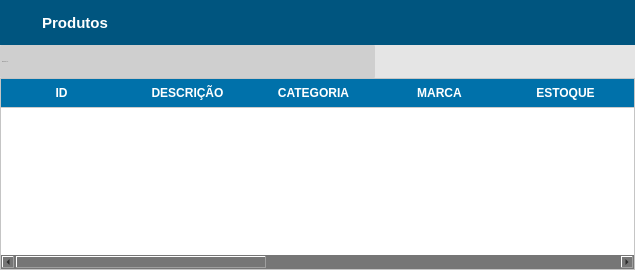
            <widget class="QWidget" name="produtos">
             <layout class="QGridLayout" name="gridLayout_4">
              <property name="leftMargin">
               <number>0</number>
              </property>
              <property name="topMargin">
               <number>0</number>
              </property>
              <property name="rightMargin">
               <number>0</number>
              </property>
              <property name="bottomMargin">
               <number>0</number>
              </property>
              <property name="spacing">
               <number>0</number>
              </property>
              <item row="0" column="0">
               <widget class="QFrame" name="frame_6">
                <property name="styleSheet">
                 <string notr="true">background-color: rgb(118, 118, 118);</string>
                </property>
                <property name="frameShape">
                 <enum>QFrame::NoFrame</enum>
                </property>
                <property name="frameShadow">
                 <enum>QFrame::Raised</enum>
                </property>
                <layout class="QGridLayout" name="gridLayout_6">
                 <property name="leftMargin">
                  <number>0</number>
                 </property>
                 <property name="topMargin">
                  <number>0</number>
                 </property>
                 <property name="rightMargin">
                  <number>0</number>
                 </property>
                 <property name="bottomMargin">
                  <number>0</number>
                 </property>
                 <property name="spacing">
                  <number>0</number>
                 </property>
                 <item row="0" column="0">
                  <widget class="QFrame" name="frame_13">
                   <property name="styleSheet">
                    <string notr="true">background-color: rgb(118, 118, 118);</string>
                   </property>
                   <property name="frameShape">
                    <enum>QFrame::NoFrame</enum>
                   </property>
                   <property name="frameShadow">
                    <enum>QFrame::Raised</enum>
                   </property>
                   <layout class="QVBoxLayout" name="verticalLayout_4">
                    <property name="spacing">
                     <number>0</number>
                    </property>
                    <property name="leftMargin">
                     <number>0</number>
                    </property>
                    <property name="topMargin">
                     <number>0</number>
                    </property>
                    <property name="rightMargin">
                     <number>0</number>
                    </property>
                    <property name="bottomMargin">
                     <number>0</number>
                    </property>
                    <item>
                     <widget class="QFrame" name="frame_14">
                      <property name="maximumSize">
                       <size>
                        <width>16777215</width>
                        <height>45</height>
                       </size>
                      </property>
                      <property name="styleSheet">
                       <string notr="true">background-color: rgb(0, 85, 127);</string>
                      </property>
                      <property name="frameShape">
                       <enum>QFrame::NoFrame</enum>
                      </property>
                      <property name="frameShadow">
                       <enum>QFrame::Raised</enum>
                      </property>
                      <layout class="QHBoxLayout" name="horizontalLayout_8">
                       <property name="spacing">
                        <number>0</number>
                       </property>
                       <property name="leftMargin">
                        <number>0</number>
                       </property>
                       <property name="topMargin">
                        <number>0</number>
                       </property>
                       <property name="rightMargin">
                        <number>0</number>
                       </property>
                       <property name="bottomMargin">
                        <number>0</number>
                       </property>
                       <item>
                        <widget class="QPushButton" name="pushButton_19">
                         <property name="minimumSize">
                          <size>
                           <width>150</width>
                           <height>45</height>
                          </size>
                         </property>
                         <property name="styleSheet">
                          <string notr="true">QPushButton {
border: none;
color: rgb(255, 255, 255);
font-weight: bold;
font-size: 15px;


text-transform: uppercase
 }
QPushButton:hover{
border: none;
color: rgb(255, 255, 255);
font-weight: bold;
font-size: 16px;
text-decoration:underline;



}</string>
                         </property>
                         <property name="text">
                          <string>Produtos</string>
                         </property>
                         <property name="icon">
                          <iconset>
                           <normaloff>img/icone-produtos.png</normaloff>img/icone-produtos.png</iconset>
                         </property>
                         <property name="iconSize">
                          <size>
                           <width>30</width>
                           <height>30</height>
                          </size>
                         </property>
                        </widget>
                       </item>
                       <item>
                        <spacer name="horizontalSpacer_3">
                         <property name="orientation">
                          <enum>Qt::Horizontal</enum>
                         </property>
                         <property name="sizeHint" stdset="0">
                          <size>
                           <width>485</width>
                           <height>20</height>
                          </size>
                         </property>
                        </spacer>
                       </item>
                      </layout>
                     </widget>
                    </item>
                    <item>
                     <widget class="QFrame" name="frame_15">
                      <property name="maximumSize">
                       <size>
                        <width>16777215</width>
                        <height>33</height>
                       </size>
                      </property>
                      <property name="styleSheet">
                       <string notr="true">background-color: rgb(218, 218, 218);</string>
                      </property>
                      <property name="frameShape">
                       <enum>QFrame::NoFrame</enum>
                      </property>
                      <property name="frameShadow">
                       <enum>QFrame::Raised</enum>
                      </property>
                      <layout class="QGridLayout" name="gridLayout_7">
                       <property name="leftMargin">
                        <number>0</number>
                       </property>
                       <property name="topMargin">
                        <number>0</number>
                       </property>
                       <property name="rightMargin">
                        <number>0</number>
                       </property>
                       <property name="bottomMargin">
                        <number>0</number>
                       </property>
                       <property name="spacing">
                        <number>0</number>
                       </property>
                       <item row="0" column="0">
                        <widget class="QLineEdit" name="tx_BuscaProdutos">
                         <property name="sizePolicy">
                          <sizepolicy hsizetype="Preferred" vsizetype="Preferred">
                           <horstretch>0</horstretch>
                           <verstretch>0</verstretch>
                          </sizepolicy>
                         </property>
                         <property name="maximumSize">
                          <size>
                           <width>777777</width>
                           <height>16777215</height>
                          </size>
                         </property>
                         <property name="font">
                          <font>
                           <family>Arial</family>
                           <pointsize>-1</pointsize>
                           <weight>50</weight>
                           <italic>false</italic>
                           <bold>false</bold>
                          </font>
                         </property>
                         <property name="mouseTracking">
                          <bool>false</bool>
                         </property>
                         <property name="focusPolicy">
                          <enum>Qt::ClickFocus</enum>
                         </property>
                         <property name="styleSheet">
                          <string notr="true">QLineEdit{
background: #CFCFCF;
border-radius: 2px;
color: #000;
font: 13px &quot;Arial&quot; ;
text-transform: uppercase;
}
QLineEdit:Focus {
border: 1px solid blue;
}</string>
                         </property>
                         <property name="placeholderText">
                          <string>PESQUISAR...</string>
                         </property>
                        </widget>
                       </item>
                       <item row="0" column="2">
                        <widget class="QPushButton" name="Bt_Add_Produto">
                         <property name="sizePolicy">
                          <sizepolicy hsizetype="Preferred" vsizetype="Preferred">
                           <horstretch>0</horstretch>
                           <verstretch>0</verstretch>
                          </sizepolicy>
                         </property>
                         <property name="minimumSize">
                          <size>
                           <width>0</width>
                           <height>33</height>
                          </size>
                         </property>
                         <property name="maximumSize">
                          <size>
                           <width>50</width>
                           <height>16777215</height>
                          </size>
                         </property>
                         <property name="toolTip">
                          <string>Adicionar</string>
                         </property>
                         <property name="styleSheet">
                          <string notr="true">QPushButton {
background-color: rgb(229, 229, 229);
border:none;
 }
QPushButton:hover{
background-color: rgb(255, 255, 255);

}</string>
                         </property>
                         <property name="text">
                          <string/>
                         </property>
                         <property name="icon">
                          <iconset>
                           <normaloff>img/adicionar.png</normaloff>img/adicionar.png</iconset>
                         </property>
                         <property name="iconSize">
                          <size>
                           <width>30</width>
                           <height>25</height>
                          </size>
                         </property>
                        </widget>
                       </item>
                       <item row="0" column="6">
                        <widget class="QPushButton" name="Bt_Imprime_Produto">
                         <property name="sizePolicy">
                          <sizepolicy hsizetype="Preferred" vsizetype="Preferred">
                           <horstretch>0</horstretch>
                           <verstretch>0</verstretch>
                          </sizepolicy>
                         </property>
                         <property name="minimumSize">
                          <size>
                           <width>0</width>
                           <height>0</height>
                          </size>
                         </property>
                         <property name="maximumSize">
                          <size>
                           <width>60</width>
                           <height>33</height>
                          </size>
                         </property>
                         <property name="font">
                          <font>
                           <pointsize>6</pointsize>
                          </font>
                         </property>
                         <property name="toolTip">
                          <string>Imprimir</string>
                         </property>
                         <property name="styleSheet">
                          <string notr="true">QPushButton {
background-color: rgb(229, 229, 229);
border:none;
 }
QPushButton:hover{
background-color: rgb(255, 255, 255);

}</string>
                         </property>
                         <property name="text">
                          <string/>
                         </property>
                         <property name="icon">
                          <iconset>
                           <normaloff>img/impressora.png</normaloff>img/impressora.png</iconset>
                         </property>
                         <property name="iconSize">
                          <size>
                           <width>50</width>
                           <height>30</height>
                          </size>
                         </property>
                        </widget>
                       </item>
                       <item row="0" column="4">
                        <widget class="QPushButton" name="Bt_Edit_Produto">
                         <property name="sizePolicy">
                          <sizepolicy hsizetype="Preferred" vsizetype="Preferred">
                           <horstretch>0</horstretch>
                           <verstretch>0</verstretch>
                          </sizepolicy>
                         </property>
                         <property name="minimumSize">
                          <size>
                           <width>0</width>
                           <height>33</height>
                          </size>
                         </property>
                         <property name="maximumSize">
                          <size>
                           <width>50</width>
                           <height>16777215</height>
                          </size>
                         </property>
                         <property name="toolTip">
                          <string>Editar</string>
                         </property>
                         <property name="styleSheet">
                          <string notr="true">QPushButton {
background-color: rgb(229, 229, 229);
border:none;
 }
QPushButton:hover{
background-color: rgb(255, 255, 255);

}</string>
                         </property>
                         <property name="text">
                          <string/>
                         </property>
                         <property name="icon">
                          <iconset>
                           <normaloff>img/editar.png</normaloff>img/editar.png</iconset>
                         </property>
                         <property name="iconSize">
                          <size>
                           <width>30</width>
                           <height>25</height>
                          </size>
                         </property>
                        </widget>
                       </item>
                       <item row="0" column="5">
                        <widget class="QPushButton" name="Bt_Excluir_Produto">
                         <property name="sizePolicy">
                          <sizepolicy hsizetype="Preferred" vsizetype="Preferred">
                           <horstretch>0</horstretch>
                           <verstretch>0</verstretch>
                          </sizepolicy>
                         </property>
                         <property name="minimumSize">
                          <size>
                           <width>0</width>
                           <height>33</height>
                          </size>
                         </property>
                         <property name="maximumSize">
                          <size>
                           <width>50</width>
                           <height>16777215</height>
                          </size>
                         </property>
                         <property name="toolTip">
                          <string>Excluir</string>
                         </property>
                         <property name="styleSheet">
                          <string notr="true">QPushButton {
background-color: rgb(229, 229, 229);
border:none;
 }
QPushButton:hover{
background-color: rgb(255, 255, 255);

}</string>
                         </property>
                         <property name="text">
                          <string/>
                         </property>
                         <property name="icon">
                          <iconset>
                           <normaloff>img/remover.png</normaloff>img/remover.png</iconset>
                         </property>
                         <property name="iconSize">
                          <size>
                           <width>30</width>
                           <height>27</height>
                          </size>
                         </property>
                        </widget>
                       </item>
                       <item row="0" column="1">
                        <widget class="QPushButton" name="Bt_Pesquisar_Produto">
                         <property name="sizePolicy">
                          <sizepolicy hsizetype="Preferred" vsizetype="Preferred">
                           <horstretch>0</horstretch>
                           <verstretch>0</verstretch>
                          </sizepolicy>
                         </property>
                         <property name="minimumSize">
                          <size>
                           <width>0</width>
                           <height>33</height>
                          </size>
                         </property>
                         <property name="maximumSize">
                          <size>
                           <width>50</width>
                           <height>16777215</height>
                          </size>
                         </property>
                         <property name="toolTip">
                          <string>Pesquisar</string>
                         </property>
                         <property name="styleSheet">
                          <string notr="true">QPushButton {
background-color: rgb(229, 229, 229);
border:none;
 }
QPushButton:hover{
background-color: rgb(255, 255, 255);

}</string>
                         </property>
                         <property name="text">
                          <string/>
                         </property>
                         <property name="icon">
                          <iconset>
                           <normaloff>img/pesquisar.png</normaloff>img/pesquisar.png</iconset>
                         </property>
                         <property name="iconSize">
                          <size>
                           <width>30</width>
                           <height>30</height>
                          </size>
                         </property>
                        </widget>
                       </item>
                      </layout>
                     </widget>
                    </item>
                    <item>
                     <widget class="QFrame" name="frame_17">
                      <property name="frameShape">
                       <enum>QFrame::NoFrame</enum>
                      </property>
                      <property name="frameShadow">
                       <enum>QFrame::Raised</enum>
                      </property>
                      <layout class="QHBoxLayout" name="horizontalLayout_10">
                       <property name="spacing">
                        <number>0</number>
                       </property>
                       <property name="leftMargin">
                        <number>0</number>
                       </property>
                       <property name="topMargin">
                        <number>0</number>
                       </property>
                       <property name="rightMargin">
                        <number>0</number>
                       </property>
                       <property name="bottomMargin">
                        <number>0</number>
                       </property>
                       <item>
                        <widget class="QTableWidget" name="TableWidget_Produto">
                         <property name="styleSheet">
                          <string notr="true">QHeaderView:section{
background-color: rgb(0, 113, 170);
padding: 5px 5px 5px 0px ;
font-size: 12px;
font-family: &quot;Arial&quot;;
font-weight: bold;
color: rgb(255, 255, 255);
border:none;
border-bottom: 1px solid #CCC;
}
QTableView{
background-color: rgb(255, 255, 255);
font-size: 12px;
color: rgb(113, 113, 113);

}
</string>
                         </property>
                         <property name="frameShape">
                          <enum>QFrame::StyledPanel</enum>
                         </property>
                         <property name="alternatingRowColors">
                          <bool>false</bool>
                         </property>
                         <property name="showGrid">
                          <bool>true</bool>
                         </property>
                         <property name="sortingEnabled">
                          <bool>false</bool>
                         </property>
                         <attribute name="horizontalHeaderCascadingSectionResizes">
                          <bool>false</bool>
                         </attribute>
                         <attribute name="horizontalHeaderDefaultSectionSize">
                          <number>126</number>
                         </attribute>
                         <attribute name="verticalHeaderCascadingSectionResizes">
                          <bool>false</bool>
                         </attribute>
                         <column>
                          <property name="text">
                           <string>ID</string>
                          </property>
                         </column>
                         <column>
                          <property name="text">
                           <string>DESCRIÇÃO</string>
                          </property>
                         </column>
                         <column>
                          <property name="text">
                           <string>CATEGORIA</string>
                          </property>
                         </column>
                         <column>
                          <property name="text">
                           <string>MARCA</string>
                          </property>
                         </column>
                         <column>
                          <property name="text">
                           <string>ESTOQUE</string>
                          </property>
                         </column>
                         <column>
                          <property name="text">
                           <string>CÓDIGO</string>
                          </property>
                         </column>
                         <column>
                          <property name="text">
                           <string>PREÇO</string>
                          </property>
                         </column>
                         <column>
                          <property name="text">
                           <string>V.VAREJO</string>
                          </property>
                         </column>
                         <column>
                          <property name="text">
                           <string>V.ATACADO</string>
                          </property>
                         </column>
                         <column>
                          <property name="text">
                           <string>Q.M ATACADO</string>
                          </property>
                         </column>
                         <column>
                          <property name="text">
                           <string>DATA CADASTRO</string>
                          </property>
                         </column>
                         <column>
                          <property name="text">
                           <string>VALIDADE</string>
                          </property>
                         </column>
                        </widget>
                       </item>
                      </layout>
                     </widget>
                    </item>
                   </layout>
                  </widget>
                 </item>
                </layout>
               </widget>
              </item>
             </layout>
            </widget>
